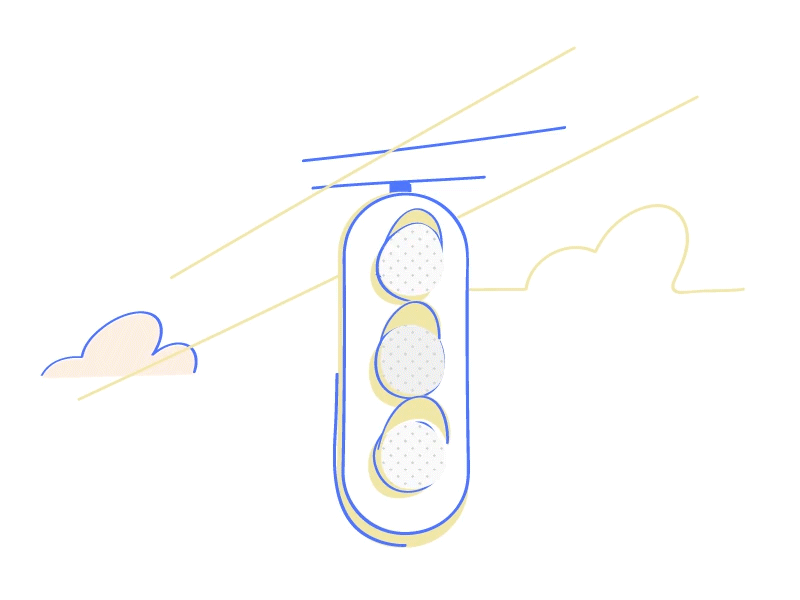
#> input picture examples/invoice_image.png, 800 x 600 px
$ python test_ocr.py
#> lines starting #> are read from the running program, lines starting #| are printed output that depends on the picture
from PIL import Image, ImageEnhance, ImageFilter, ImageOps
import pytesseract
import os

image_path = "examples/invoice_image.png"

print(f"📂 Image exists: {os.path.exists(image_path)}")
if not os.path.exists(image_path):
    print(f" File not found: {image_path}")
    raise SystemExit(1)

def preprocess(p, contrast=2.0, sharpen_times=1, threshold=None, invert=False, upscale=2):
#> called with p = 'examples/invoice_image.png', contrast = 2.2, sharpen_times = 2, invert = False, upscale = 2
    img = Image.open(p).convert("L")  # grayscale
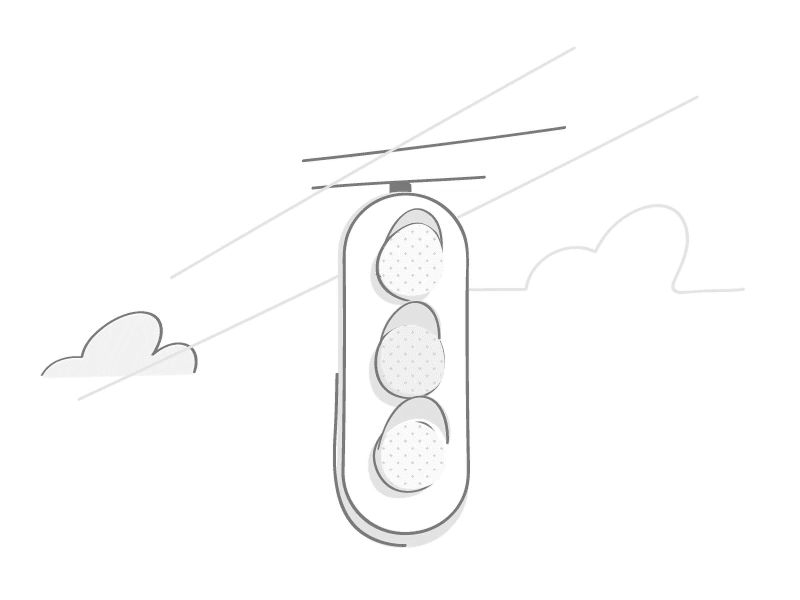
#> img: PIL image 800x600 L; min 110, max 255, mean 252
    if invert:
        img = ImageOps.invert(img)
    for _ in range(max(0, sharpen_times)):
        img = img.filter(ImageFilter.SHARPEN)
    img = ImageEnhance.Contrast(img).enhance(contrast)
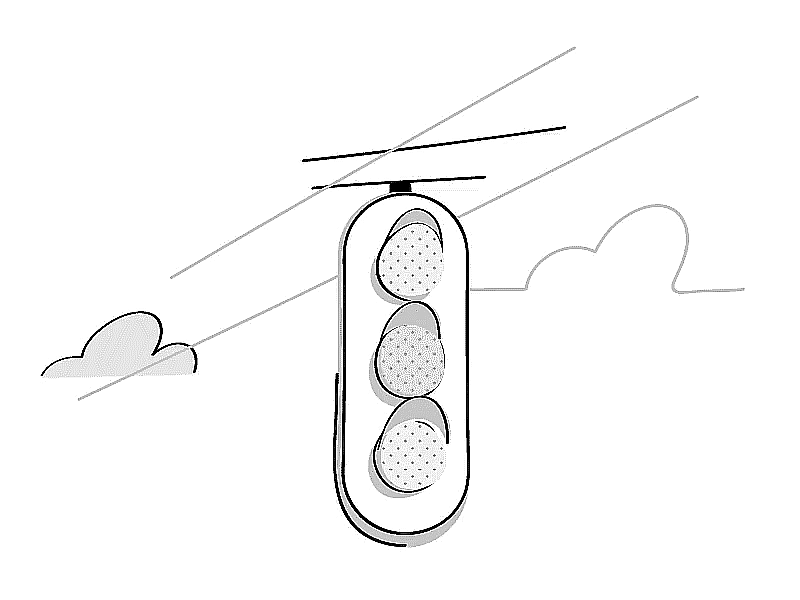
#> img: PIL image 800x600 L; min 0, max 255, mean 249.1

    # 🔼 Upscale before any binarization; Tesseract prefers ~300 DPI+
    if upscale and upscale > 1:
        img = img.resize((img.width * upscale, img.height * upscale), Image.BICUBIC)
#> img: PIL image 1600x1200 L

    # Optional binarization (off by default)
    if threshold is not None:
        img = img.point(lambda v: 255 if v > threshold else 0, mode="1")

    out = os.path.splitext(p)[0] + "_processed.png"
    img.save(out)
    return out

try:
    # ✅ Minimal-work defaults: stronger contrast, more sharpen, NO threshold
    processed = preprocess(image_path, contrast=2.2, sharpen_times=2, threshold=None, upscale=2)

    print(f"🔍 Running OCR on: {processed}")
    # ✅ LSTM-only, sparse text, fake DPI to 300
    config = "--oem 1 --psm 11 -c user_defined_dpi=300"
#> (the run stopped early here; a loop or call above may not have finished)
